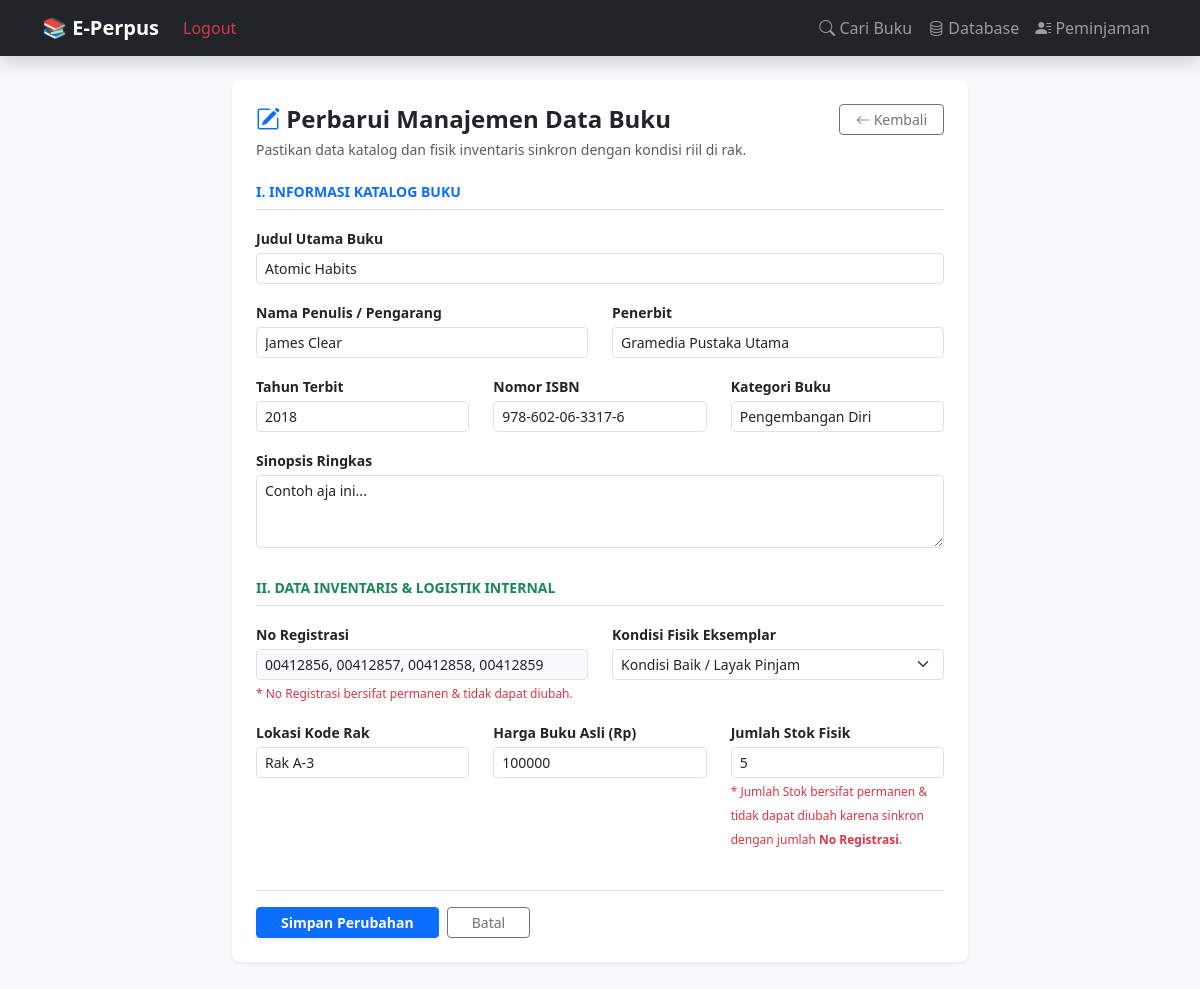
Page /edit/4 (signed in) on the committed database.
### tables this page shows
CREATE TABLE buku (
            id INTEGER PRIMARY KEY AUTOINCREMENT,
            -- Data Katalog (Publik)
            judul TEXT NOT NULL,
            sub_judul TEXT,
            penulis TEXT,
            penerbit TEXT,
            tahun_terbit TEXT,
            isbn TEXT,
            kategori TEXT,
            sinopsis TEXT,
            cover_img TEXT,
            -- Data Inventaris (Internal Pustakawan)
            id_buku_fisik TEXT UNIQUE, -- No Registrasi
            lokasi_rak TEXT,
            sumber_perolehan TEXT,     -- Pembelian / Hadiah / Sumbangan
            tanggal_masuk TEXT,
            kondisi_buku TEXT DEFAULT 'Baik', -- Baik / Rusak / Hilang
            harga_buku INTEGER DEFAULT 0,     -- Untuk Pelaporan Aset & Denda Opsi A
            stok INTEGER DEFAULT 1
        );

### app.py (the view, shortened to what this page needs)
@app.route('/edit/<int:id>', methods=['GET', 'POST'])
def edit_buku(id):
    if not session.get('logged_in'):
        flash('Silakan login terlebih dahulu!', 'danger')
        return redirect(url_for('login'))
    conn = get_db_connection()
    buku = conn.execute('SELECT * FROM buku WHERE id = ?', (id,)).fetchone()
    if buku is None:
        conn.close()
        flash('Data buku tidak ditemukan!', 'danger')
        return redirect(url_for('koleksi_lengkap'))
    if request.method == 'GET':
        back_url = request.referrer or url_for('koleksi_lengkap')
        conn.close()
        return render_template('edit.html', buku=buku, back_url=back_url)

### app.py (called while the page is built)
def get_db_connection():
    base_dir = os.path.dirname(os.path.abspath(__file__))
    db_path = os.path.join(base_dir, 'perpustakaan.db')
    conn = sqlite3.connect(db_path)
    conn.row_factory = sqlite3.Row
    return conn

### templates/edit.html (shortened to what this page needs)
{% extends 'layout.html' %}
{% block content %}
<div class="row justify-content-center mt-4">
    <div class="col-md-8">
        <div class="card shadow-sm border-0 rounded-3 p-4 mb-5">
            <div class="d-flex justify-content-between align-items-center mb-1">
                <h4 class="fw-bold text-dark mb-0"><i class="bi bi-pencil-square text-primary"></i> Perbarui Manajemen Data Buku</h4>
                <a href="{{ back_url if back_url else '/koleksi' }}" class="btn btn-sm btn-outline-secondary px-3">
                    <i class="bi bi-arrow-left"></i> Kembali
                </a>
            </div>
            <p class="text-muted small mb-4">Pastikan data katalog dan fisik inventaris sinkron dengan kondisi riil di rak.</p>
            <form action="/edit/{{ buku.id }}" method="POST">
                <h6 class="fw-bold text-primary text-uppercase small mb-3 border-bottom pb-2">I. Informasi Katalog Buku</h6>
                <div class="row">
                    <div class="col-md-12 mb-3">
                        <label class="fw-bold small mb-1">Judul Utama Buku</label>
                        <input type="text" name="judul" class="form-control form-control-sm" value="{{ buku.judul }}" required>
                    </div>
                    <div class="col-md-6 mb-3">
                        <label class="fw-bold small mb-1">Nama Penulis / Pengarang</label>
                        <input type="text" name="penulis" class="form-control form-control-sm" value="{{ buku.penulis if buku.penulis else '' }}">
                    </div>
                    <div class="col-md-6 mb-3">
                        <label class="fw-bold small mb-1">Penerbit</label>
                        <input type="text" name="penerbit" class="form-control form-control-sm" value="{{ buku.penerbit if buku.penerbit else '' }}">
                    </div>
                    <div class="col-md-4 mb-3">
                        <label class="fw-bold small mb-1">Tahun Terbit</label>
                        <input type="text" name="tahun_terbit" class="form-control form-control-sm" value="{{ buku.tahun_terbit if buku.tahun_terbit else '' }}">
                    </div>
                    <div class="col-md-4 mb-3">
                        <label class="fw-bold small mb-1">Nomor ISBN</label>
                        <input type="text" name="isbn" class="form-control form-control-sm" value="{{ buku.isbn if buku.isbn else '' }}">
                    </div>
                    <div class="col-md-4 mb-3">
                        <label class="fw-bold small mb-1">Kategori Buku</label>
                        <input type="text" name="kategori" class="form-control form-control-sm" value="{{ buku.kategori if buku.kategori else '' }}">
                    </div>
                    <div class="col-12 mb-3">
                        <label class="fw-bold small mb-1">Sinopsis Ringkas</label>
                        <textarea name="sinopsis" class="form-control form-control-sm" rows="3">{{ buku.sinopsis if buku.sinopsis else '' }}</textarea>
                    </div>
                </div>
                <h6 class="fw-bold text-success text-uppercase small mb-3 mt-3 border-bottom pb-2">II. Data Inventaris & Logistik Internal</h6>
                <div class="row">
                    <div class="col-md-6 mb-3">
                        <label class="fw-bold small mb-1">No Registrasi</label>
                        <input type="text" name="id_buku_fisik" class="form-control form-control-sm bg-light" value="{{ buku.id_buku_fisik }}" readonly>
                        <small class="text-danger" style="font-size: 0.75rem;">* No Registrasi bersifat permanen & tidak dapat diubah.</small>
                    </div>
                    <div class="col-md-6 mb-3">
                        <label class="fw-bold small mb-1">Kondisi Fisik Eksemplar</label>
                        <select name="kondisi_buku" class="form-select form-select-sm">
                            <option value="Baik" {{ 'selected' if buku.kondisi_buku == 'Baik' else '' }}>Kondisi Baik / Layak Pinjam</option>
                        </select>
                    </div>
                    <div class="col-md-4 mb-3">
                        <label class="fw-bold small mb-1">Lokasi Kode Rak</label>
                        <input type="text" name="lokasi_rak" class="form-control form-control-sm" value="{{ buku.lokasi_rak if buku.lokasi_rak else '' }}" placeholder="Contoh: Rak A-1">
                    </div>
                    <div class="col-md-4 mb-3">
                        <label class="fw-bold small mb-1">Harga Buku Asli (Rp)</label>
                        <input type="number" name="harga_buku" class="form-control form-control-sm" value="{{ buku.harga_buku if buku.harga_buku else 0 }}" placeholder="Untuk denda Opsi A">
                    </div>
                    <div class="col-md-4 mb-3">
                        <label class="fw-bold small mb-1">Jumlah Stok Fisik</label>
                        <input type="number" name="stok" class="form-control form-control-sm" value="{{ buku.stok }}" readonly>
                        <small class="text-danger" style="font-size: 0.75rem;">* Jumlah Stok bersifat permanen & tidak dapat diubah karena sinkron dengan jumlah <strong>No Registrasi</strong>.</small>
                    </div>
                </div>
                <div class="d-flex gap-2 mt-4 pt-3 border-top">
                    <button type="submit" class="btn btn-primary btn-sm px-4 fw-bold shadow-sm">Simpan Perubahan</button>
                    <a href="{{ back_url if back_url else '/koleksi' }}" class="btn btn-outline-secondary btn-sm px-4">Batal</a>
                </div>
            </form>
        </div>
    </div>
</div>
{% endblock %}

### rows in the picture
buku: judul "Atomic Habits", penulis "James Clear", penerbit "Gramedia Pustaka Utama", tahun_terbit "2018", isbn "978-602-06-3317-6", kategori "Pengembangan Diri", sinopsis "Contoh aja ini...", id_buku_fisik "00412856, 00412857, 00412858, 00412859", lokasi_rak "Rak A-3", harga_buku "100000", stok "5"
